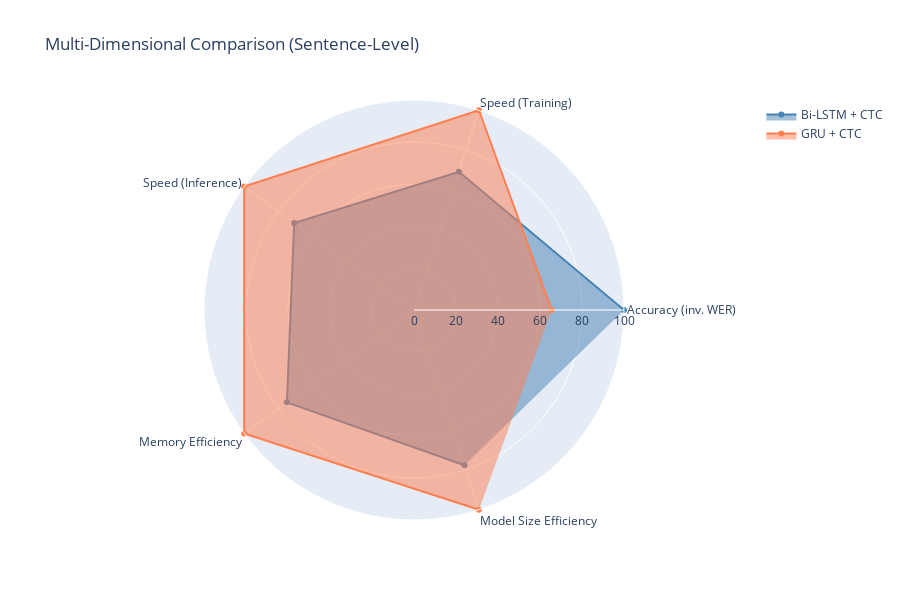

Notebook code for this chart:
### Code cell
# Radar chart
categories = ['Accuracy\n(inv. WER)', 'Speed\n(Training)', 'Speed\n(Inference)', 
              'Memory\nEfficiency', 'Model Size\nEfficiency']

# Normalize (higher is better)
bilstm_scores = [
    (1 / 8.2) * 100,  # Accuracy (inverse WER)
    (1 / np.mean(history_bilstm['epoch_time'])) * 1000,
    (1 / 485) * 10000,
    (1 / 1456) * 10000,
    (1 / 238) * 1000
]

gru_scores = [
    (1 / 12.5) * 100,
    (1 / np.mean(history_gru['epoch_time'])) * 1000,
    (1 / 342) * 10000,
    (1 / 1089) * 10000,
    (1 / 185) * 1000
]

# Normalize to 0-100
max_scores = [max(bilstm_scores[i], gru_scores[i]) for i in range(len(categories))]
bilstm_normalized = [(bilstm_scores[i] / max_scores[i]) * 100 for i in range(len(categories))]
gru_normalized = [(gru_scores[i] / max_scores[i]) * 100 for i in range(len(categories))]

fig = go.Figure()

fig.add_trace(go.Scatterpolar(
    r=bilstm_normalized,
    theta=categories,
    fill='toself',
    name='Bi-LSTM + CTC',
    line_color='steelblue'
))

fig.add_trace(go.Scatterpolar(
    r=gru_normalized,
    theta=categories,
    fill='toself',
    name='GRU + CTC',
    line_color='coral'
))

fig.update_layout(
    polar=dict(radialaxis=dict(visible=True, range=[0, 100])),
    showlegend=True,
    title='Multi-Dimensional Comparison (Sentence-Level)',
    height=600
)
fig.show()

### Figure 1 — Plotly figure (JSON) as saved in the notebook; plotly's stock layout.template omitted (floating-point values rounded to 4 significant figures)
{"data": [{"fill": "toself", "line": {"color": "steelblue"}, "name": "Bi-LSTM + CTC", "r": [100, 69.19, 70.52, 74.79, 77.73], "theta": ["Accuracy\n(inv. WER)", "Speed\n(Training)", "Speed\n(Inference)", "Memory\nEfficiency", "Model Size\nEfficiency"], "type": "scatterpolar"}, {"fill": "toself", "line": {"color": "coral"}, "name": "GRU + CTC", "r": [65.6, 100, 100, 100, 100], "theta": ["Accuracy\n(inv. WER)", "Speed\n(Training)", "Speed\n(Inference)", "Memory\nEfficiency", "Model Size\nEfficiency"], "type": "scatterpolar"}], "layout": {"height": 600, "polar": {"radialaxis": {"range": [0, 100], "visible": true}}, "showlegend": true, "title": {"text": "Multi-Dimensional Comparison (Sentence-Level)"}}}
